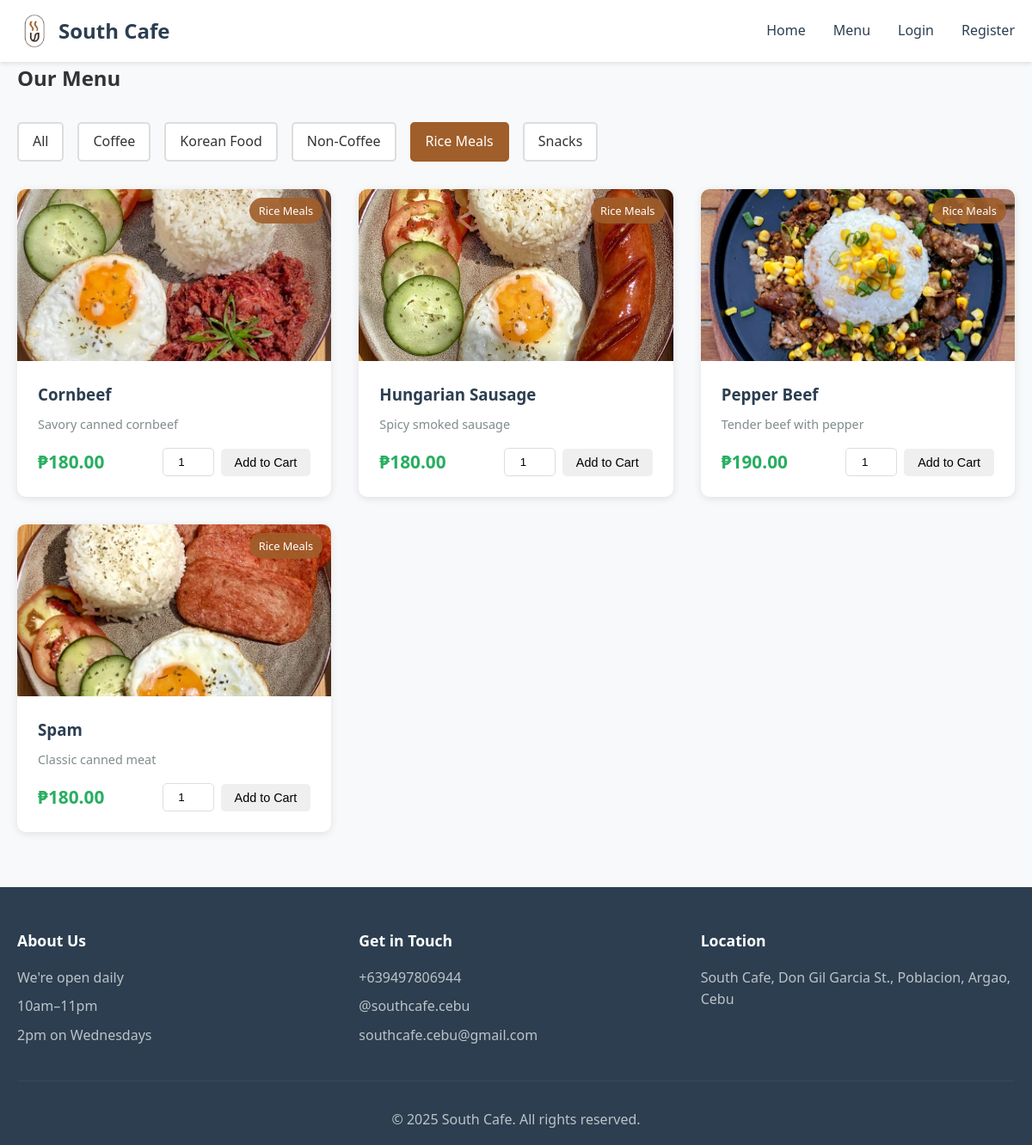
Screenshot of /menu.php?category=4 with the database file from the repository.
### tables this page shows
CREATE TABLE IF NOT EXISTS categories (
    id INT AUTO_INCREMENT PRIMARY KEY,
    name VARCHAR(50) NOT NULL,
    description TEXT
);

CREATE TABLE IF NOT EXISTS products (
    id INT AUTO_INCREMENT PRIMARY KEY,
    name VARCHAR(100) NOT NULL,
    description TEXT,
    price DECIMAL(10, 2) NOT NULL,
    category_id INT,
    image VARCHAR(255),
    available BOOLEAN DEFAULT TRUE,
    created_at TIMESTAMP DEFAULT CURRENT_TIMESTAMP,
    FOREIGN KEY (category_id) REFERENCES categories(id)
);

### menu.php (the view, shortened to what this page needs)
<?php
require_once 'config.php';
$categories_query = "SELECT * FROM categories ORDER BY name";
$categories_result = mysqli_query($conn, $categories_query);
$categories = mysqli_fetch_all($categories_result, MYSQLI_ASSOC);
$category_filter = isset($_GET['category']) ? (int)$_GET['category'] : 0;
if ($category_filter > 0) {
    $products_query = "SELECT p.*, c.name as category_name FROM products p
                       LEFT JOIN categories c ON p.category_id = c.id
                       WHERE p.available = 1 AND p.category_id = ?
                       ORDER BY p.name";
    $stmt = mysqli_prepare($conn, $products_query);
    mysqli_stmt_bind_param($stmt, "i", $category_filter);
    mysqli_stmt_execute($stmt);
    $products_result = mysqli_stmt_get_result($stmt);
} else {
    $products_query = "SELECT p.*, c.name as category_name FROM products p
                       LEFT JOIN categories c ON p.category_id = c.id
                       WHERE p.available = 1
                       ORDER BY c.name, p.name";
    $products_result = mysqli_query($conn, $products_query);
}
$products = mysqli_fetch_all($products_result, MYSQLI_ASSOC);
include 'includes/header.php';
?>
<div class="container">
    <h2>Our Menu</h2>
    <div class="filter-section">
        <a href="menu.php" class="filter-btn <?php echo $category_filter == 0 ? 'active' : ''; ?>">All</a>
        <?php foreach ($categories as $category): ?>
            <a href="menu.php?category=<?php echo $category['id']; ?>"
               class="filter-btn <?php echo $category_filter == $category['id'] ? 'active' : ''; ?>">
                <?php echo htmlspecialchars($category['name']); ?>
            </a>
        <?php endforeach; ?>
    </div>
    <div class="product-grid">
        <?php if (count($products) > 0): ?>
            <?php foreach ($products as $product): ?>
                <div class="product-card">
                    <div class="product-image">
                        <img src="images/<?php echo htmlspecialchars($product['image']); ?>"
                             alt="<?php echo htmlspecialchars($product['name']); ?>"
                             onerror="this.src='images/placeholder.jpg'">
                        <span class="category-badge"><?php echo htmlspecialchars($product['category_name']); ?></span>
                    </div>
                    <div class="product-info">
                        <h3><?php echo htmlspecialchars($product['name']); ?></h3>
                        <p class="product-description"><?php echo htmlspecialchars($product['description']); ?></p>
                        <div class="product-footer">
                            <span class="price">₱<?php echo number_format($product['price'], 2); ?></span>
                            <form method="POST" action="menu.php" class="add-to-cart-form">
                                <input type="number" name="quantity" value="1" min="1" max="99" class="quantity-input">
                                <button type="submit" name="add_to_cart" class="btn btn-small">Add to Cart</button>
                            </form>
                        </div>
                    </div>
                </div>
            <?php endforeach; ?>
        <?php else: ?>
            <p class="no-products">No products found in this category.</p>
        <?php endif; ?>
    </div>
</div>
<?php include 'includes/footer.php'; ?>

### style.css (style rules this page uses)
* { margin: 0; padding: 0; box-sizing: border-box; }
body { font-family: 'Segoe UI', Tahoma, Geneva, Verdana, sans-serif; line-height: 1.6; color: #333; background-color: #f8f9fa; }
.container { max-width: 1200px; margin: 0 auto; padding: 0 20px; }
.btn { display: inline-block; padding: 0.75rem 1.5rem; border: none; border-radius: 5px; cursor: pointer; text-decoration: none; transition: all 0.3s; font-size: 1rem; }
.btn-small { padding: 0.5rem 1rem; font-size: 0.9rem; }
.product-grid { display: grid; grid-template-columns: repeat(auto-fill, minmax(280px, 1fr)); gap: 2rem; margin: 2rem 0; }
.product-card { background: white; border-radius: 10px; overflow: hidden; box-shadow: 0 2px 10px rgba(0,0,0,0.1); transition: transform 0.3s; }
.product-image { position: relative; height: 200px; overflow: hidden; background-color: #ecf0f1; }
.product-image img { width: 100%; height: 100%; object-fit: cover; }
.category-badge { position: absolute; top: 10px; right: 10px; background-color: rgba(160, 94, 42, 0.9); color: white; padding: 0.3rem 0.7rem; border-radius: 20px; font-size: 0.8rem; }
.product-info { padding: 1.5rem; }
.product-info h3 { margin-bottom: 0.5rem; color: #2c3e50; }
.product-description { color: #7f8c8d; font-size: 0.9rem; margin-bottom: 1rem; }
.product-footer { display: flex; justify-content: space-between; align-items: center; margin-top: 1rem; }
.price { font-size: 1.3rem; font-weight: bold; color: #27ae60; }
.filter-section { display: flex; gap: 1rem; margin: 2rem 0; flex-wrap: wrap; }
.filter-btn { padding: 0.5rem 1rem; background-color: white; border: 2px solid #ddd; border-radius: 5px; text-decoration: none; color: #333; transition: all 0.3s; }
.filter-btn:hover, .filter-btn.active { background-color: #A05E2A; color: white; border-color: #A05E2A; }
.add-to-cart-form { display: flex; gap: 0.5rem; align-items: center; }
.quantity-input { width: 60px; padding: 0.5rem; border: 1px solid #ddd; border-radius: 5px; text-align: center; }

### rows the page displays
categories: name "Coffee"
categories: name "Korean Food"
categories: name "Non-Coffee"
categories: name "Rice Meals"
categories: name "Snacks"
products: image (picture), category.name "Rice Meals", name "Cornbeef", description "Savory canned cornbeef", price "180.00"
products: image (picture), category.name "Rice Meals", name "Hungarian Sausage", description "Spicy smoked sausage", price "180.00"
products: image (picture), category.name "Rice Meals", name "Pepper Beef", description "Tender beef with pepper", price "190.00"
products: image (picture), category.name "Rice Meals", name "Spam", description "Classic canned meat", price "180.00"
